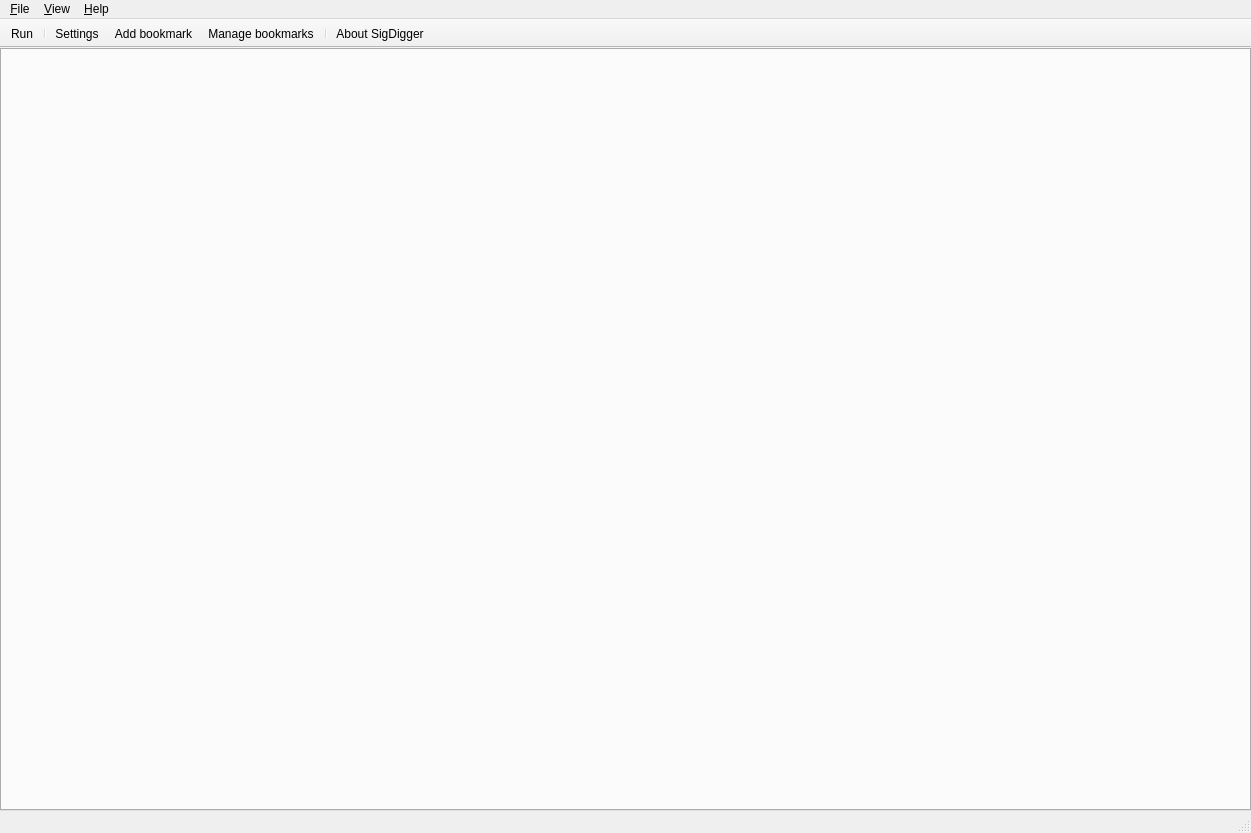
<?xml version="1.0" encoding="UTF-8"?>
<ui version="4.0">
 <class>MainWindow</class>
 <widget class="QMainWindow" name="MainWindow">
  <property name="geometry">
   <rect>
    <x>0</x>
    <y>0</y>
    <width>1251</width>
    <height>833</height>
   </rect>
  </property>
  <property name="windowTitle">
   <string>SigDigger</string>
  </property>
  <property name="windowIcon">
   <iconset resource="../icons/Icons.qrc">
    <normaloff>:/icons/icon-color.png</normaloff>:/icons/icon-color.png</iconset>
  </property>
  <widget class="QWidget" name="centralWidget">
   <layout class="QGridLayout" name="gridLayout_11">
    <property name="leftMargin">
     <number>0</number>
    </property>
    <property name="topMargin">
     <number>0</number>
    </property>
    <property name="rightMargin">
     <number>0</number>
    </property>
    <property name="bottomMargin">
     <number>0</number>
    </property>
    <property name="spacing">
     <number>0</number>
    </property>
    <item row="0" column="0">
     <widget class="QTabWidget" name="mainTab">
      <property name="tabPosition">
       <enum>QTabWidget::South</enum>
      </property>
      <property name="tabShape">
       <enum>QTabWidget::Triangular</enum>
      </property>
      <property name="tabsClosable">
       <bool>true</bool>
      </property>
     </widget>
    </item>
   </layout>
  </widget>
  <widget class="QMenuBar" name="menuBar">
   <property name="geometry">
    <rect>
     <x>0</x>
     <y>0</y>
     <width>1251</width>
     <height>20</height>
    </rect>
   </property>
   <widget class="QMenu" name="menuFile">
    <property name="title">
     <string>&amp;File</string>
    </property>
    <widget class="QMenu" name="menuStart">
     <property name="title">
      <string>Start...</string>
     </property>
     <addaction name="action_None_2"/>
     <addaction name="separator"/>
     <addaction name="actionClear"/>
    </widget>
    <addaction name="actionReplayFile"/>
    <addaction name="separator"/>
    <addaction name="actionStart_capture"/>
    <addaction name="actionStop_capture"/>
    <addaction name="actionQuick_connect"/>
    <addaction name="menuStart"/>
    <addaction name="separator"/>
    <addaction name="actionImport_profile"/>
    <addaction name="actionExport_profile"/>
    <addaction name="separator"/>
    <addaction name="actionQuit"/>
   </widget>
   <widget class="QMenu" name="menuHelp">
    <property name="title">
     <string>&amp;Help</string>
    </property>
    <addaction name="actionAbout"/>
   </widget>
   <widget class="QMenu" name="menuView">
    <property name="title">
     <string>&amp;View</string>
    </property>
    <widget class="QMenu" name="menuBand_plans">
     <property name="title">
      <string>Band plans</string>
     </property>
     <addaction name="separator"/>
     <addaction name="separator"/>
    </widget>
    <addaction name="action_Full_screen"/>
    <addaction name="menuBand_plans"/>
    <addaction name="separator"/>
    <addaction name="actionDevices"/>
    <addaction name="actionPanoramicSpectrum"/>
    <addaction name="separator"/>
    <addaction name="actionLogMessages"/>
    <addaction name="action_Background_tasks"/>
    <addaction name="actionOptions"/>
   </widget>
   <addaction name="menuFile"/>
   <addaction name="menuView"/>
   <addaction name="menuHelp"/>
  </widget>
  <widget class="QToolBar" name="mainToolBar">
   <property name="sizePolicy">
    <sizepolicy hsizetype="Preferred" vsizetype="Fixed">
     <horstretch>0</horstretch>
     <verstretch>0</verstretch>
    </sizepolicy>
   </property>
   <property name="windowTitle">
    <string>Main toolbar</string>
   </property>
   <property name="movable">
    <bool>false</bool>
   </property>
   <property name="iconSize">
    <size>
     <width>24</width>
     <height>24</height>
    </size>
   </property>
   <attribute name="toolBarArea">
    <enum>TopToolBarArea</enum>
   </attribute>
   <attribute name="toolBarBreak">
    <bool>false</bool>
   </attribute>
   <addaction name="actionRun"/>
   <addaction name="separator"/>
   <addaction name="actionSetup"/>
   <addaction name="actionAddBookmark"/>
   <addaction name="actionManageBookmarks"/>
   <addaction name="separator"/>
   <addaction name="actionAbout"/>
  </widget>
  <widget class="QStatusBar" name="statusBar"/>
  <action name="actionRun">
   <property name="checkable">
    <bool>true</bool>
   </property>
   <property name="icon">
    <iconset resource="../icons/Icons.qrc">
     <normaloff>:/icons/start-capture.png</normaloff>:/icons/start-capture.png</iconset>
   </property>
   <property name="text">
    <string>Run</string>
   </property>
   <property name="shortcut">
    <string>Ctrl+R</string>
   </property>
  </action>
  <action name="actionSetup">
   <property name="icon">
    <iconset resource="../icons/Icons.qrc">
     <normaloff>:/icons/preferences.png</normaloff>:/icons/preferences.png</iconset>
   </property>
   <property name="text">
    <string>Settings</string>
   </property>
  </action>
  <action name="actionAbout">
   <property name="icon">
    <iconset resource="../icons/Icons.qrc">
     <normaloff>:/icons/about.png</normaloff>:/icons/about.png</iconset>
   </property>
   <property name="text">
    <string>&amp;About SigDigger</string>
   </property>
  </action>
  <action name="actionStart_capture">
   <property name="icon">
    <iconset resource="../icons/Icons.qrc">
     <normaloff>:/icons/start-shiki.png</normaloff>:/icons/start-shiki.png</iconset>
   </property>
   <property name="text">
    <string>&amp;Start capture</string>
   </property>
  </action>
  <action name="actionStop_capture">
   <property name="icon">
    <iconset resource="../icons/Icons.qrc">
     <normaloff>:/icons/stop-shiki.png</normaloff>:/icons/stop-shiki.png</iconset>
   </property>
   <property name="text">
    <string>S&amp;top capture</string>
   </property>
  </action>
  <action name="action_None">
   <property name="text">
    <string>(None)</string>
   </property>
  </action>
  <action name="actionImport_profile">
   <property name="icon">
    <iconset resource="../icons/Icons.qrc">
     <normaloff>:/icons/document-import.png</normaloff>:/icons/document-import.png</iconset>
   </property>
   <property name="text">
    <string>&amp;Import profile</string>
   </property>
  </action>
  <action name="actionExport_profile">
   <property name="icon">
    <iconset resource="../icons/Icons.qrc">
     <normaloff>:/icons/document-export.png</normaloff>:/icons/document-export.png</iconset>
   </property>
   <property name="text">
    <string>&amp;Export profile</string>
   </property>
  </action>
  <action name="actionQuit">
   <property name="icon">
    <iconset resource="../icons/Icons.qrc">
     <normaloff>:/icons/application-exit.png</normaloff>:/icons/application-exit.png</iconset>
   </property>
   <property name="text">
    <string>&amp;Quit</string>
   </property>
   <property name="shortcut">
    <string>Ctrl+Q</string>
   </property>
  </action>
  <action name="actionDevices">
   <property name="icon">
    <iconset resource="../icons/Icons.qrc">
     <normaloff>:/icons/devices.png</normaloff>:/icons/devices.png</iconset>
   </property>
   <property name="text">
    <string>&amp;Devices...</string>
   </property>
   <property name="shortcut">
    <string>Ctrl+D</string>
   </property>
  </action>
  <action name="actionOptions">
   <property name="icon">
    <iconset resource="../icons/Icons.qrc">
     <normaloff>:/icons/preferences-16.png</normaloff>:/icons/preferences-16.png</iconset>
   </property>
   <property name="text">
    <string>&amp;Settings</string>
   </property>
   <property name="shortcut">
    <string>Ctrl+S</string>
   </property>
  </action>
  <action name="actionClear_recent">
   <property name="text">
    <string>Clear</string>
   </property>
  </action>
  <action name="action_None_2">
   <property name="text">
    <string>(None)</string>
   </property>
  </action>
  <action name="actionClear">
   <property name="text">
    <string>Clear</string>
   </property>
  </action>
  <action name="actionPanoramicSpectrum">
   <property name="icon">
    <iconset resource="../icons/Icons.qrc">
     <normaloff>:/icons/panspect.png</normaloff>:/icons/panspect.png</iconset>
   </property>
   <property name="text">
    <string>&amp;Panoramic spectrum</string>
   </property>
   <property name="shortcut">
    <string>Ctrl+P</string>
   </property>
  </action>
  <action name="action_Full_screen">
   <property name="text">
    <string>&amp;Full screen</string>
   </property>
   <property name="shortcut">
    <string>F11</string>
   </property>
  </action>
  <action name="actionLogMessages">
   <property name="text">
    <string>&amp;Log messages</string>
   </property>
   <property name="shortcut">
    <string>Ctrl+L</string>
   </property>
  </action>
  <action name="action_Background_tasks">
   <property name="text">
    <string>&amp;Background tasks</string>
   </property>
  </action>
  <action name="actionAddBookmark">
   <property name="icon">
    <iconset resource="../icons/Icons.qrc">
     <normaloff>:/icons/bookmark-new.png</normaloff>:/icons/bookmark-new.png</iconset>
   </property>
   <property name="text">
    <string>Add &amp;bookmark</string>
   </property>
   <property name="shortcut">
    <string>Ctrl+B</string>
   </property>
  </action>
  <action name="actionManageBookmarks">
   <property name="icon">
    <iconset resource="../icons/Icons.qrc">
     <normaloff>:/icons/stock_bookmark.png</normaloff>:/icons/stock_bookmark.png</iconset>
   </property>
   <property name="text">
    <string>&amp;Manage bookmarks</string>
   </property>
   <property name="shortcut">
    <string>Ctrl+M</string>
   </property>
  </action>
  <action name="actionQuick_connect">
   <property name="icon">
    <iconset resource="../icons/Icons.qrc">
     <normaloff>:/icons/network-device.png</normaloff>:/icons/network-device.png</iconset>
   </property>
   <property name="text">
    <string>Q&amp;uick connect...</string>
   </property>
   <property name="shortcut">
    <string>Ctrl+U</string>
   </property>
  </action>
  <action name="actionReplayFile">
   <property name="icon">
    <iconset resource="../icons/Icons.qrc">
     <normaloff>:/icons/media-playback-start.png</normaloff>:/icons/media-playback-start.png</iconset>
   </property>
   <property name="text">
    <string>Replay file</string>
   </property>
   <property name="shortcut">
    <string>Ctrl+O</string>
   </property>
  </action>
 </widget>
 <layoutdefault spacing="6" margin="11"/>
 <resources>
  <include location="../icons/Icons.qrc"/>
 </resources>
 <connections/>
</ui>
